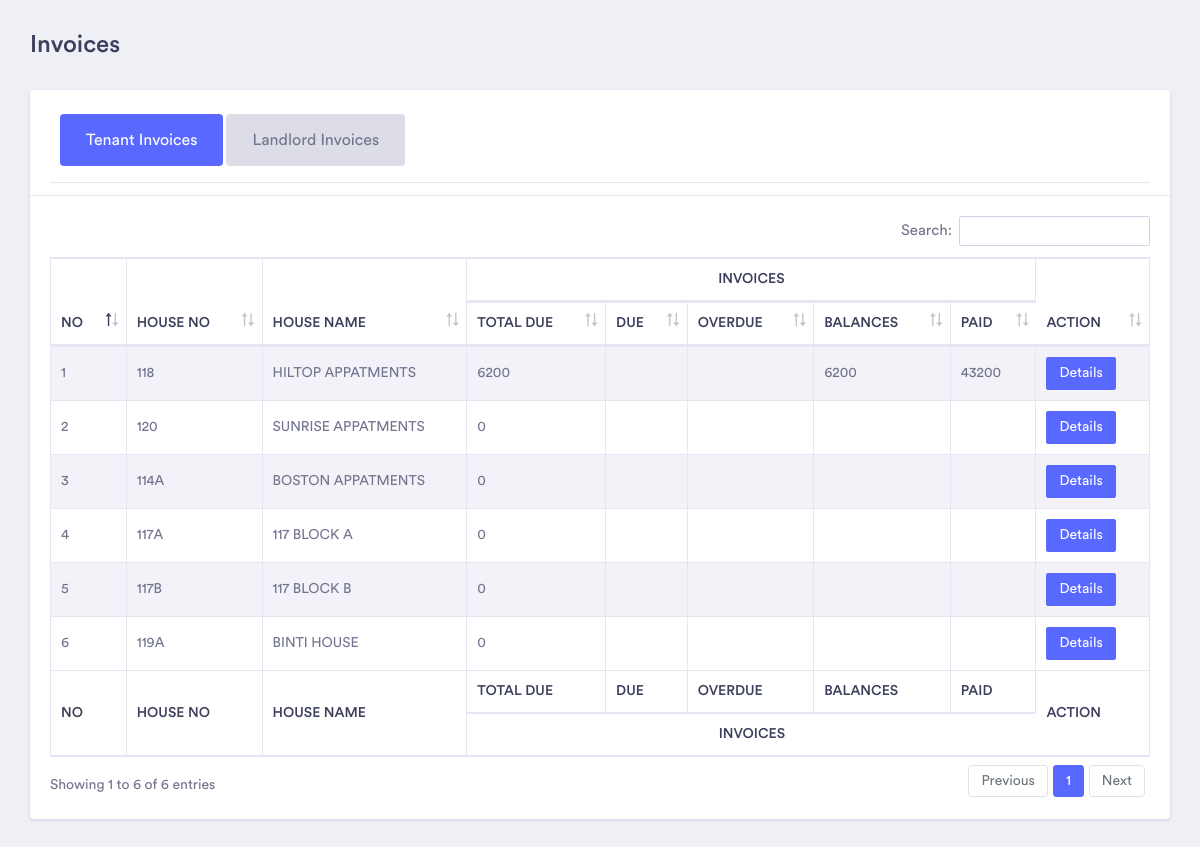
/pages/invoices/invoice.php (signed in), run on the app's committed database.
### tables this page shows
CREATE TABLE `property` (
  `propertyid` varchar(10) NOT NULL,
  `propertyname` text NOT NULL,
  `type` text NOT NULL,
  `estatename` text NOT NULL,
  `commission` int(2) NOT NULL,
  `depositto` text NOT NULL,
  `waterdeposit` int(5) NOT NULL,
  `electricitydeposit` int(5) NOT NULL,
  `waterbill` text NOT NULL,
  `electricitybill` text NOT NULL,
  `sanitationbill` text NOT NULL,
  `regdate` date NOT NULL,
  `agencyid` int(10) NOT NULL,
  `status` text NOT NULL
);

### pages/adminsession.php (called while the page is built, shortened)
<?php
$username= $_SESSION['username'];
if($_SESSION['username']==""){
header('location:./pages/index1.php');
}
else
{
	include('dbconnect.php');
	$select="SELECT * FROM agents WHERE username='$username'";
if(mysqli_query($connect,$select))
{
$result=mysqli_query($connect,$select);
while($row=mysqli_fetch_array($result))
{
	$agencyid=$row['agencyid'];
}}}?>

### pages/invoices/invoice.php (the view, shortened to what this page needs)
<?php
                include('../dbconnect.php');
                require('../adminsession.php');
				 ?>
<!doctype html>
<html lang="en">
<head>
    <link rel="stylesheet" href="../../assets/vendor/bootstrap/css/bootstrap.min.css">
    <link href="../../assets/vendor/fonts/circular-std/style.css" rel="stylesheet">
    <link rel="stylesheet" href="../../assets/libs/css/style.css">
    <link rel="stylesheet" type="text/css" href="../../assets/vendor/datatables/css/dataTables.bootstrap4.css">
    <link rel="stylesheet" type="text/css" href="../../assets/vendor/datatables/css/buttons.bootstrap4.css">
    <link rel="stylesheet" type="text/css" href="../../assets/vendor/datatables/css/select.bootstrap4.css">
    <link rel="stylesheet" type="text/css" href="../../assets/vendor/datatables/css/fixedHeader.bootstrap4.css">
</head>
<body>
            <div class="container-fluid dashboard-content">
                <div class="row">
                    <div class="col-xl-12">
                        <div class="row">
                            <div class="col-xl-12 col-lg-12 col-md-12 col-sm-12 col-12">
                                <div class="page-header" id="top">
                                    <h2 class="pageheader-title">Invoices</h2>
                                </div>
                            </div>
                        </div>
                            <div class="row">
                                <div class="col-xl-12 col-lg-12 col-md-12 col-sm-12 col-12">
                        <div class="card">
                            <div class="card-header">
                               <div class="card-header pills-regular">
                                        <ul class="nav nav-pills card-header-pills"  role="tablist">
                                            <li class="nav-item">
                                                <a class="nav-link active" href="invoice.php"role="tab" >Tenant Invoices</a>
                                            </li>
                                            <li class="nav-item">
                                                <a class="nav-link"  href="landlordinvoices.php">Landlord Invoices</a>
                                            </li>
                                        </ul>
                            </div>
                            </div>
                            <div class="card-body">
                                 <div class="table-responsive">
                                   <table id="example" class="table table-striped table-bordered second" style="width:100%">
                                                        <thead>
                    <tr>
                                        <th ROWSPAN= "2" >NO</th>
                                        <th ROWSPAN= "2">HOUSE NO</th>
                                        <th ROWSPAN= "2">HOUSE NAME</th>
										<TH COLSPAN="5"><CENTER>INVOICES</CENTER></TH>
										<th ROWSPAN= "2">ACTION</th>
                                    </tr>
									<TR> <th >TOTAL DUE</th>
										<th>DUE </th>
										<th>OVERDUE</th>
										<th>BALANCES</th>
										<Th>PAID</th> </TR>
                  </thead>
                                        <tbody>
										   <?php
                 $select="SELECT * FROM property WHERE agencyid='$agencyid' ORDER BY regdate ASC";
                 if(mysqli_query($connect,$select))
{
$i=1;
$result=mysqli_query($connect,$select);
while($row=mysqli_fetch_array($result)){
$propertyid = $row['propertyid'];
echo "<tr>";
echo "<td>".$i."</td>";
echo "<td>".$row['propertyid']."</td>";
echo "<td>".$row['propertyname']."</td>";
$storedname=$row['propertyid'];
$selcount="SELECT SUM(invoicedamount) AS dueinvoiced FROM tenantinvoices
WHERE propertyid='$storedname' and status='DUE'";
$selcount1=mysqli_query($connect,$selcount);
$row1=mysqli_fetch_array($selcount1);
$dueinvoiced=$row1['dueinvoiced'];
$selcount3="SELECT SUM(invoicedamount) AS overdueinvoiced FROM tenantinvoices
WHERE propertyid='$storedname' and status='OVERDUE'";
$selcount4=mysqli_query($connect,$selcount3);
$row4=mysqli_fetch_array($selcount4);
$overdueinvoiced=$row4['overdueinvoiced'];
$selcount5="SELECT SUM(paid) AS paidinvoice FROM tenantinvoices
WHERE propertyid='$storedname' and status='PAID'";
$selcount6=mysqli_query($connect,$selcount5);
$row6=mysqli_fetch_array($selcount6);
$paidinvoice=$row6['paidinvoice'];
$selcount6="SELECT SUM(balancecf) AS balances FROM balances
WHERE propertyid='$storedname' and status='DUE'";
$selcount7=mysqli_query($connect,$selcount6);
$row7=mysqli_fetch_array($selcount7);
$balances=$row7['balances'];
$totaldue=$dueinvoiced+$overdueinvoiced+$balances;
echo "<td>".$totaldue."</td>";
echo "<td>".$dueinvoiced."</td>";
echo "<td>".$overdueinvoiced."</td>";
echo "<td>".$balances."</td>";
echo "<td>".$paidinvoice."</td>";
echo "<td>
<a class='btn btn-primary btn-sm'  href ='tenantinvoices.php?act=details& propertyid=".$propertyid."'>
Details
</a>
</td>";
echo "</tr>";
$i++;
}
}
?>
                                        </tbody>
                                        <tfoot>
                                           <tr>
                                         <th ROWSPAN= "2" >NO</th>
                                        <th ROWSPAN= "2">HOUSE NO</th>
                                        <th ROWSPAN= "2">HOUSE NAME</th>
										<th >TOTAL DUE</th>
										<th>DUE </th>
										<th>OVERDUE</th>
										<th>BALANCES</th>
										<Th>PAID</th>
										<th ROWSPAN= "2">ACTION</th>
                                    </tr>
									<TR>  <TH COLSPAN="5"><CENTER>INVOICES</CENTER></TH> </TR>
                                        </tfoot>
                                    </table>
                                </div>
                            </div>
                </div>
                                </div>
                            </div>
                        </div>
                    </div>
                </div>
</body>
</html>

### data on the page
property: propertyid "118", propertyname "HILTOP APPATMENTS", totaldue "6200", balances "6200", paidinvoice "43200"
property: propertyid "120", propertyname "SUNRISE APPATMENTS", totaldue "0"
property: propertyid "114A", propertyname "BOSTON APPATMENTS", totaldue "0"
property: propertyid "117A", propertyname "117 BLOCK A", totaldue "0"
property: propertyid "117B", propertyname "117 BLOCK B", totaldue "0"
property: propertyid "119A", propertyname "BINTI HOUSE", totaldue "0"
